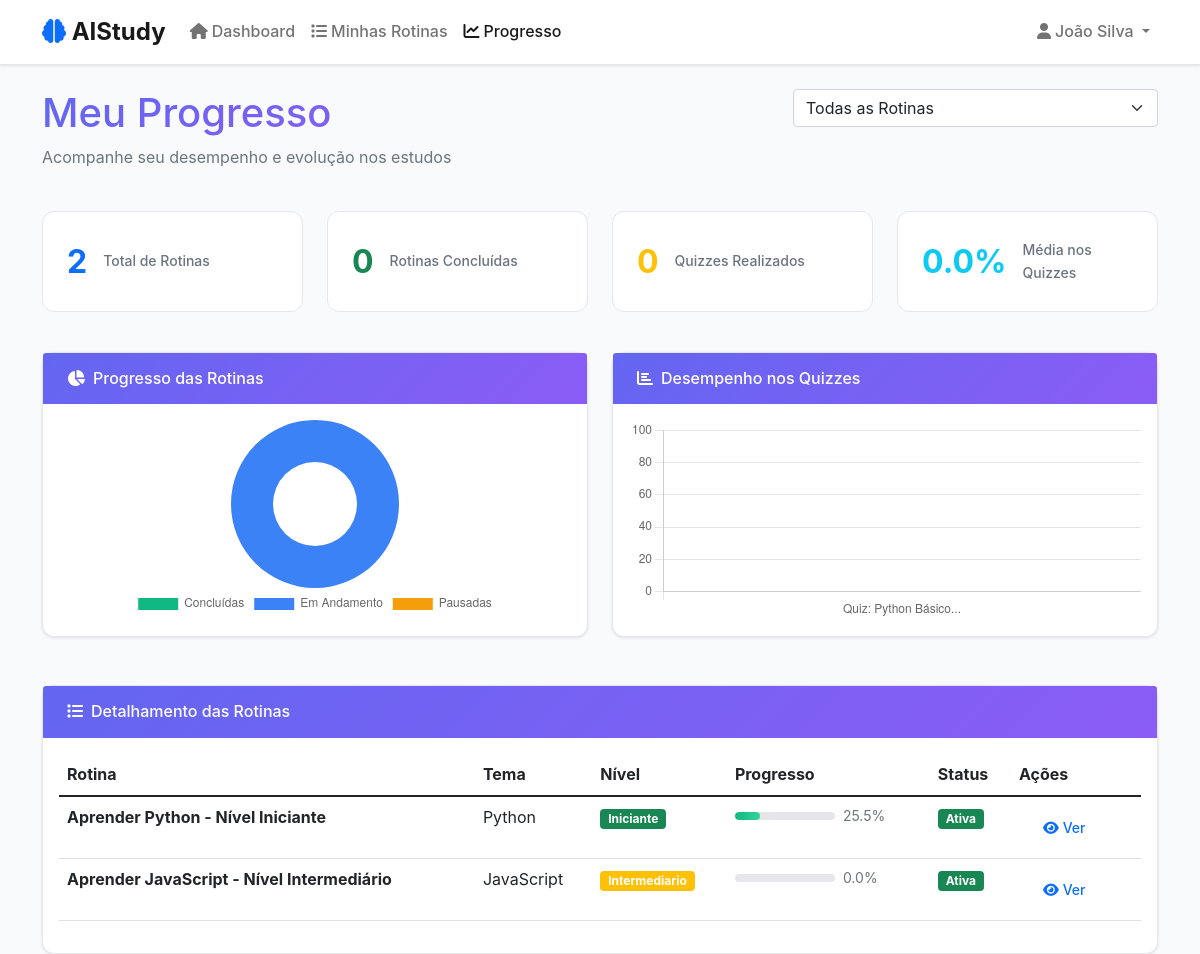
The page /progresso.php (signed in) on the database its author committed.
### tables this page shows
CREATE TABLE quizzes (
    id INT AUTO_INCREMENT PRIMARY KEY,
    routine_id INT NOT NULL,
    task_id INT DEFAULT NULL,
    dia_estudo INT DEFAULT NULL,
    tipo ENUM('geral', 'dia', 'tarefa') NOT NULL DEFAULT 'geral',
    titulo VARCHAR(200) NOT NULL,
    assunto VARCHAR(100) DEFAULT NULL,
    perguntas_json JSON NOT NULL COMMENT 'array de perguntas e respostas',
    respostas_usuario JSON COMMENT 'respostas do usuário',
    nota DECIMAL(5,2),
    tempo_realizado INT DEFAULT NULL COMMENT 'tempo em segundos',
    status ENUM('pendente', 'concluido') DEFAULT 'pendente',
    created_at TIMESTAMP DEFAULT CURRENT_TIMESTAMP,
    updated_at TIMESTAMP DEFAULT CURRENT_TIMESTAMP ON UPDATE CURRENT_TIMESTAMP,
    FOREIGN KEY (routine_id) REFERENCES routines(id) ON DELETE CASCADE,
    FOREIGN KEY (task_id) REFERENCES tasks(id) ON DELETE CASCADE
);

CREATE TABLE routines (
    id INT AUTO_INCREMENT PRIMARY KEY,
    user_id INT NOT NULL,
    titulo VARCHAR(200) NOT NULL,
    tema VARCHAR(100) NOT NULL,
    nivel ENUM('iniciante', 'intermediario', 'avancado') NOT NULL,
    tempo_diario INT NOT NULL COMMENT 'em minutos',
    dias_disponiveis JSON NOT NULL COMMENT 'array de dias da semana',
    horario_disponivel TIME NOT NULL,
    progresso DECIMAL(5,2) DEFAULT 0.00,
    status ENUM('ativa', 'pausada', 'concluida') DEFAULT 'ativa',
    data_inicio DATE DEFAULT NULL,
    data_fim DATE DEFAULT NULL,
    created_at TIMESTAMP DEFAULT CURRENT_TIMESTAMP,
    updated_at TIMESTAMP DEFAULT CURRENT_TIMESTAMP ON UPDATE CURRENT_TIMESTAMP,
    FOREIGN KEY (user_id) REFERENCES users(id) ON DELETE CASCADE
);

### progresso.php (the view, shortened to what the rows shown need)
<?php
require_once 'classes/Routine.php';
require_once 'classes/Quiz.php';
require_once 'includes/session.php';
$user = getCurrentUser();
$database = new Database();
$db = $database->getConnection();
$routine = new Routine($db);
$quiz = new Quiz($db);
$routines = $routine->getUserRoutines($user['id']);
$quizzes = $quiz->getUserQuizzes($user['id']);
$total_routines = count($routines);
$rotinas_ativas = count(array_filter($routines, function($r) { return $r['status'] === 'ativa'; }));
$rotinas_concluidas = count(array_filter($routines, function($r) { return $r['status'] === 'concluida'; }));
$quizzes_concluidos = count(array_filter($quizzes, function($q) { return $q['status'] === 'concluido'; }));
$rotinas_filtradas = $routines;
?>
<!DOCTYPE html>
<html lang="pt-BR">
<head>
    <link href="https://cdn.jsdelivr.net/npm/bootstrap@5.1.3/dist/css/bootstrap.min.css" rel="stylesheet">
    <link href="https://cdnjs.cloudflare.com/ajax/libs/font-awesome/6.0.0/css/all.min.css" rel="stylesheet">
    <link href="assets/css/style.css" rel="stylesheet">
</head>
<body>
    <div class="container mt-4">
        <div class="row mb-4">
            <div class="col-12">
                <div class="d-flex justify-content-between align-items-start">
                    <div>
                        <h1 class="text-gradient">Meu Progresso</h1>
                    </div>
                </div>
            </div>
        </div>
        <div class="row mb-4">
            <div class="col-md-3 mb-3">
                <div class="stat-card">
                    <div class="d-flex align-items-center">
                        <div class="flex-shrink-0">
                            <div class="stat-number text-warning"><?php echo $quizzes_concluidos; ?></div>
                        </div>
                    </div>
                </div>
            </div>
        </div>
        <div class="row">
            <div class="col-12">
                <div class="card">
                    <div class="card-body">
                        <?php if (empty($rotinas_filtradas)): ?>
                            <div class="text-center py-4">
                                <i class="fas fa-chart-line text-muted fa-3x mb-3"></i>
                                <h5>Nenhuma rotina encontrada</h5>
                                <p class="text-muted">Crie sua primeira rotina para começar a acompanhar seu progresso.</p>
                                <a href="criar-rotina.php" class="btn btn-primary">
                                    <i class="fas fa-plus me-2"></i>Criar Rotina
                                </a>
                            </div>
                        <?php else: ?>
                            <div class="table-responsive">
                                <table class="table table-hover">
                                    <thead>
                                        <tr>
                                            <th>Rotina</th>
                                            <th>Tema</th>
                                            <th>Nível</th>
                                            <th>Progresso</th>
                                            <th>Status</th>
                                            <th>Ações</th>
                                        </tr>
                                    </thead>
                                    <tbody>
                                        <?php foreach ($rotinas_filtradas as $rotina): ?>
                                            <tr>
                                                <td>
                                                    <strong><?php echo htmlspecialchars($rotina['titulo']); ?></strong>
                                                </td>
                                                <td><?php echo htmlspecialchars($rotina['tema']); ?></td>
                                                <td>
                                                    <span class="badge bg-<?php echo $rotina['nivel'] === 'iniciante' ? 'success' : ($rotina['nivel'] === 'intermediario' ? 'warning' : 'danger'); ?>">
                                                        <?php echo ucfirst($rotina['nivel']); ?>
                                                    </span>
                                                </td>
                                                <td>
                                                    <div class="d-flex align-items-center">
                                                        <div class="progress me-2" style="width: 100px; height: 8px;">
                                                            <div class="progress-bar" style="width: <?php echo $rotina['progresso']; ?>%"></div>
                                                        </div>
                                                        <small class="text-muted"><?php echo number_format($rotina['progresso'], 1); ?>%</small>
                                                    </div>
                                                </td>
                                                <td>
                                                    <span class="badge bg-<?php echo $rotina['status'] === 'ativa' ? 'success' : ($rotina['status'] === 'pausada' ? 'warning' : 'secondary'); ?>">
                                                        <?php echo ucfirst($rotina['status']); ?>
                                                    </span>
                                                </td>
                                                <td>
                                                    <a href="rotina-detalhada.php?id=<?php echo $rotina['id']; ?>"
                                                       class="btn btn-sm btn-outline-primary">
                                                        <i class="fas fa-eye me-1"></i>Ver
                                                    </a>
                                                </td>
                                            </tr>
                                        <?php endforeach; ?>
                                    </tbody>
                                </table>
                            </div>
                        <?php endif; ?>
                    </div>
                </div>
            </div>
        </div>
    </div>
    <script>
        // Gráfico de Progresso das Rotinas
        const progressoCtx = document.getElementById('progressoChart').getContext('2d');
        new Chart(progressoCtx, {
            type: 'doughnut',
            data: {
                labels: ['Concluídas', 'Em Andamento', 'Pausadas'],
                datasets: [{
                    data: [<?php echo $rotinas_concluidas; ?>, <?php echo $rotinas_ativas; ?>, <?php echo $total_routines - $rotinas_concluidas - $rotinas_ativas; ?>],
                    backgroundColor: ['#10b981', '#3b82f6', '#f59e0b'],
                    borderWidth: 0
                }]
            },
            options: {
                responsive: true,
                maintainAspectRatio: false,
                plugins: {
                    legend: {
                        position: 'bottom'
                    }
                }
            }
        });
        // Gráfico de Desempenho nos Quizzes
        const quizCtx = document.getElementById('quizChart').getContext('2d');
        const quizData = <?php echo json_encode(array_column($quizzes, 'nota')); ?>;
        const quizLabels = <?php echo json_encode(array_map(function($q) { return substr($q['titulo'], 0, 20) . '...'; }, $quizzes)); ?>;
        new Chart(quizCtx, {
            type: 'bar',
            data: {
                labels: quizLabels,
                datasets: [{
                    label: 'Nota (%)',
                    data: quizData,
                    backgroundColor: '#6366f1',
                    borderColor: '#4f46e5',
                    borderWidth: 1
                }]
            },
            options: {
                responsive: true,
                maintainAspectRatio: false,
                scales: {
                    y: {
                        beginAtZero: true,
                        max: 100
                    }
                },
                plugins: {
                    legend: {
                        display: false
                    }
                }
            }
        });
        function filtrarRotina() {
            const rotinaId = document.getElementById('filtroRotina').value;
            window.location.href = 'progresso.php?rotina=' + rotinaId;
        }
    </script>
</body>
</html>

### rows shown on the page
quizzes: status "0"
routines: titulo "Aprender Python - Nível Iniciante", tema "Python", nivel "Iniciante", progresso "25.5", status "Ativa"
routines: titulo "Aprender JavaScript - Nível Intermediário", tema "JavaScript", nivel "Intermediario", progresso "0.0", status "Ativa"

### other values the page prints
$user['nome'] "João Silva"
$total_routines "2"
$rotinas_concluidas "0"
$media_quiz "0.0"
chart data {{ $rotinas_concluidas }} 0
chart data {{ $total_routines - $rotinas_concluidas - $rotinas_ativas }} 0
